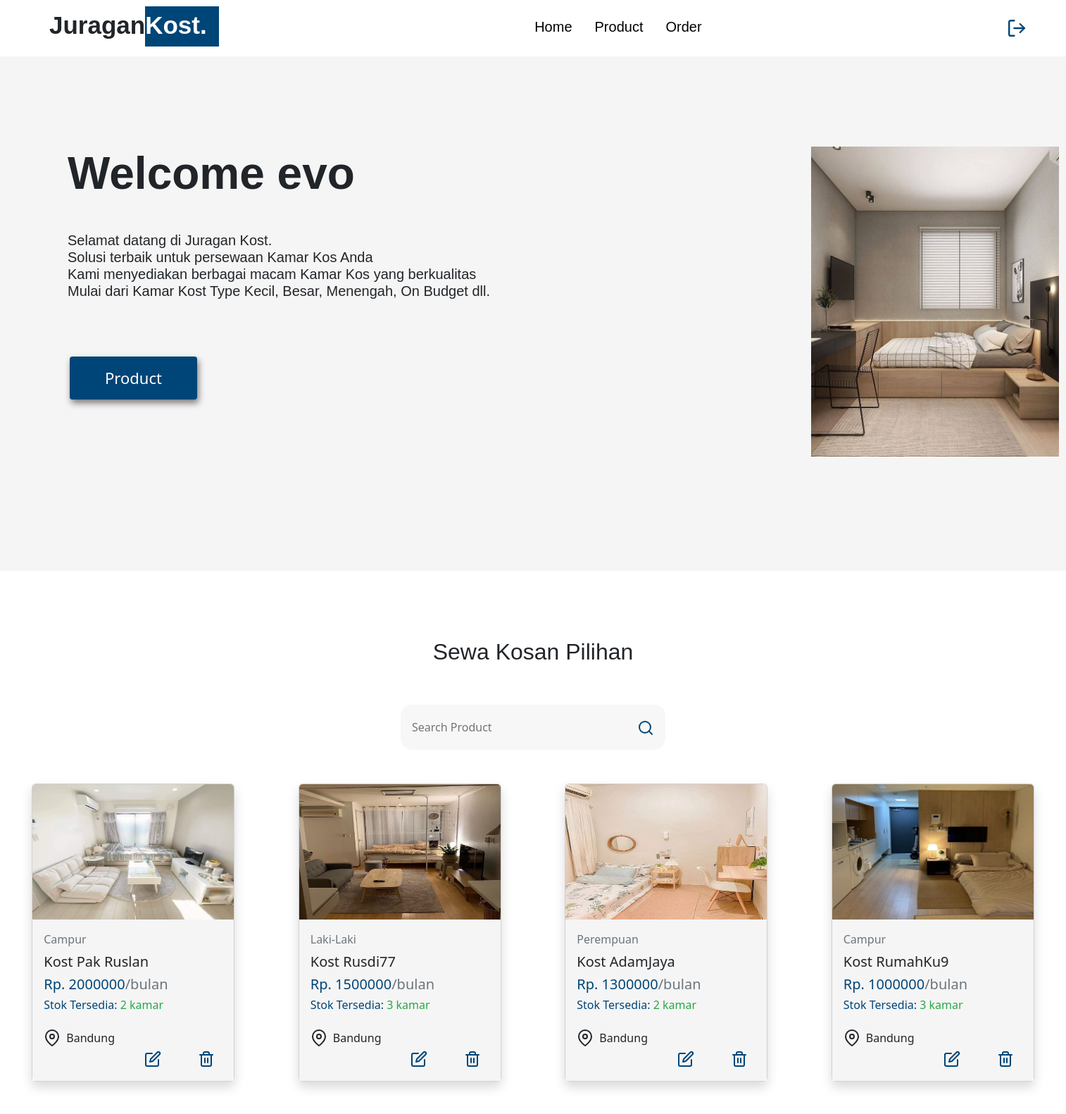
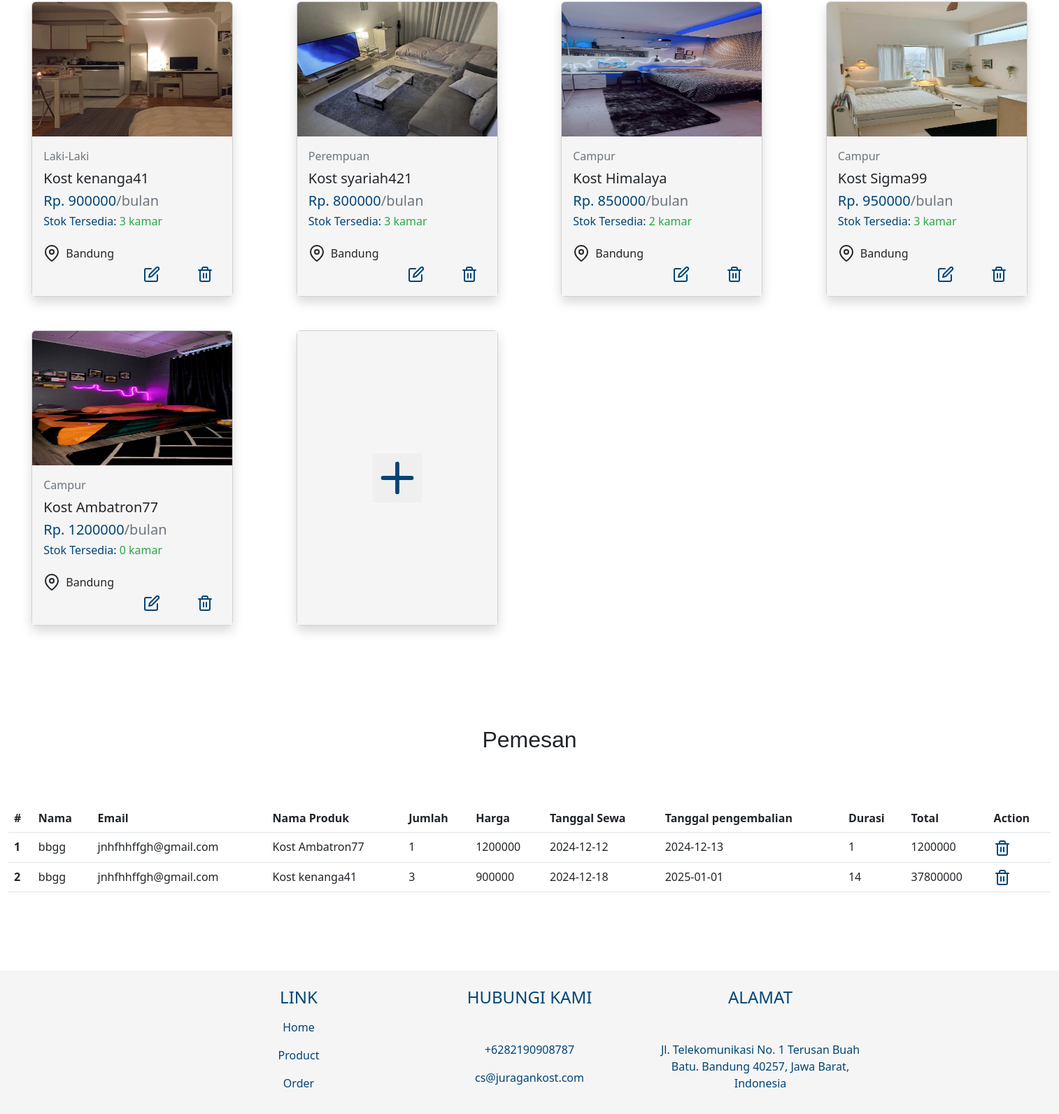
The page /admin.php (signed in) on the database its author committed (2 pictures, top to bottom).
### tables this page shows
CREATE TABLE `produk` (
  `id_produk` int(11) NOT NULL,
  `nama_produk` varchar(50) NOT NULL,
  `harga` int(50) NOT NULL,
  `foto` varchar(100) DEFAULT NULL,
  `jenis` varchar(50) DEFAULT NULL,
  `lokasi` varchar(50) NOT NULL,
  `deskripsi` varchar(1000) NOT NULL,
  `stok` int(11) NOT NULL DEFAULT 0
);

CREATE TABLE `pesanan` (
  `id` int(11) NOT NULL,
  `nama` varchar(50) NOT NULL,
  `email` varchar(50) NOT NULL,
  `nama_produk` varchar(50) NOT NULL,
  `jumlah` int(50) NOT NULL,
  `harga` int(50) NOT NULL,
  `tanggal_sewa` varchar(50) NOT NULL,
  `tanggal_pengembalian` varchar(50) NOT NULL,
  `durasi` int(50) NOT NULL,
  `total` int(50) NOT NULL
);

### admin.php (the view, shortened to what this page needs)
<!DOCTYPE html>
<html lang="en">
<head>
    <link rel="stylesheet" href="css/admin.css">
    <link href="https://cdn.jsdelivr.net/npm/bootstrap@5.2.3/dist/css/bootstrap.min.css" rel="stylesheet"
>
</head>
<body>
    <nav class="navbar" style="position: fixed;">
        <div class="navbar-container">
            <div class="logo">
                <h2>Juragan<span>Kost.</span></h2>
            </div>
            <ul class="menu-items " style="margin-left: 24em">
                <li><a href="#home">Home</a></li>
                <li><a href="#produk">Product</a></li>
                <li><a href="#pemesanan">Order</a></li>
            </ul>
            <a href="logout.php" id="shopping-cart-button" onclick="return confirmLogout();">
                <i data-feather="log-out" class="shopping"></i>
            </a>
        </div>
    </nav>
    <div class="hal1" id="home">
        <div class="text">
            <h1>Welcome <?= $_SESSION["username"]; ?></h1>
            <h5><br>Selamat datang di Juragan Kost.<br>
                Solusi terbaik untuk persewaan Kamar Kos Anda<br>
                Kami menyediakan berbagai macam Kamar Kos yang berkualitas<br>
                Mulai dari Kamar Kost Type Kecil, Besar, Menengah, On Budget dll.</h5>
        </div>
        <img class="mic" src="asset/Kamardashboard.jpg" alt="">
        <a href="#produk"><button>Product</button></a>
    </div>
    <div class="container-fluid" style="margin-top: 6em;" id="produk">
        <div class="title">
            <h2> Sewa Kosan Pilihan</h2>
        </div>
        <div class="container" style="margin-top: 3em;">
            <form class="d-flex justify-content-center" role="search" method="GET" action="#produk">
                <input class="cari" type="search" name="search" placeholder="Search Product"
                    value="<?php echo isset($_GET['search']) ? $_GET['search'] : ''; ?>">
                <button class="cari-tombol" type="submit"><i data-feather="search" style="color: #004577;"></i></button>
            </form>
        </div>
        <div class="row" style="margin-top: 3em;">
            <?php
            require "proses/koneksi.php";
            $search = isset($_GET['search']) ? $_GET['search'] : '';
            if ($search) {
                $query = mysqli_query($koneksi, "SELECT * FROM produk WHERE nama_produk LIKE '%$search%'");
            } else {
                $query = mysqli_query($koneksi, "SELECT * FROM produk");
            }
            while ($data = mysqli_fetch_array($query)) { ?>
                <div class="col-3 d-flex justify-content-center mb-5">
                    <div class="card shadow" style="width: 18rem;">
                        <img src="asset/<?php echo $data['foto']; ?>" class="card-img-top" alt="..." style="height: 12em">
                        <div class="card-body" style="background-color: #F5F5F5;">
                            <p class="card-title text-muted"><?php echo $data['jenis']; ?></p>
                            <h5 class="card-title"><?php echo $data['nama_produk']; ?></h5>
                            <h5 class="card-title" style="color: #004577;">Rp. <?php echo $data['harga']; ?><span
                                    class="text-muted">/bulan</span></h5>
                            <h6 style="color: #004577; font-weight: normal;">Stok Tersedia:
                                <span style="color: #28a745;"><?php echo $data['stok']; ?> kamar</span>
                            </h6>
                            <div class="harga mt-4 d-flex">
                                <p class="d-flex" style="gap: 0.5em"><i data-feather="map-pin" class="shopping"></i>Bandung
                                </p>
                                <div class="harga mt-4 d-flex">
                                    <a href="edit.php?id_produk=<?php echo $data['id_produk']; ?>"><button
                                            class="booking"><i data-feather="edit"></i></button></a>
                                    <a href="proses/hapus.php?id_produk=<?php echo $data['id_produk']; ?>"><button
                                            class="booking"><i data-feather="trash-2"></i></button></a>
                                </div>
                            </div>
                        </div>
                    </div>
                </div>
            <?php } ?>
            <div class="col-3 d-flex justify-content-center mb-5">
                <div class="card shadow" style="width: 18rem;">
                    <div class="card-body"
                        style="background-color: #F5F5F5;display:flex;align-items:center;justify-content: center;">
                        <a href="tambahadmin.php"><button><i data-feather="plus"
                                    style="color: #004577;width: 70px; height: 70px;"></i></button></a>
                    </div>
                </div>
            </div>
        </div>
    </div>
    <div class="container-fluid" style="margin-top: 6em;" id="pemesanan">
        <div class="title">
            <h2>Pemesan</h2>
        </div>
        <table class="table" style="margin-top: 4em;">
            <thead>
                <tr>
                    <th scope="col">#</th>
                    <th scope="col">Nama</th>
                    <th scope="col">Email</th>
                    <th scope="col">Nama Produk</th>
                    <th scope="col">Jumlah</th>
                    <th scope="col">Harga</th>
                    <th scope="col">Tanggal Sewa</th>
                    <th scope="col">Tanggal pengembalian</th>
                    <th scope="col">Durasi</th>
                    <th scope="col">Total</th>
                    <th scope="col">Action</th>
                </tr>
            </thead>
            <tbody>
                <?php
                include "proses/koneksi.php";
                $no = 1;
                $query = mysqli_query($koneksi, "SELECT * FROM pesanan");
                while ($data = mysqli_fetch_array($query)) { ?>
                    <tr>
                        <th scope="row"><?php echo $no ?></th>
                        <td><?php echo $data['nama']; ?></td>
                        <td><?php echo $data['email']; ?></td>
                        <td><?php echo $data['nama_produk']; ?></td>
                        <td><?php echo $data['jumlah']; ?></td>
                        <td><?php echo $data['harga']; ?></td>
                        <td><?php echo $data['tanggal_sewa']; ?></td>
                        <td><?php echo $data['tanggal_pengembalian']; ?></td>
                        <td><?php echo $data['durasi']; ?></td>
                        <td><?php echo $data['total']; ?></td>
                        <td><a href="proses/hapus_pesanan.php?id=<?php echo $data['id']; ?>"><i data-feather="trash-2"
                                    style="color: #004577;"></i></a></td>
                    </tr>
                    <?php
                    $no++;
                }
                ?>
            </tbody>
        </table>
    </div>
    <footer style="background-color:#F5F5F5;padding-bottom: 1em">
        <div class="container" style="margin-top: 7em;color:#004577;">
            <div class="row d-flex justify-content-center text-center">
                <div class="col-3 mt-4 foter">
                    <h4>LINK</h4>
                    <p class="mt-3">
                        <a href="#home" class="footer-hover">Home</a>
                    </p>
                    <p>
                        <a href="#produk" class="footer-hover">Product</a>
                    </p>
                    <p>
                        <a href="#pemesanan" class="footer-hover">Order</a>
                    </p>
                </div>
                <div class="col-3 mt-4">
                    <h4>HUBUNGI KAMI</h4>
                    <div class="mt-5">
                        <p> +6282190908787</p>
                        <p>cs@juragankost.com</p>
                    </div>
                </div>
                <div class="col-3 mt-4">
                    <h4>ALAMAT</h4>
                    <div class="mt-5">
                        Jl. Telekomunikasi No. 1 Terusan Buah Batu. Bandung 40257, Jawa Barat, Indonesia<br>
                    </div>
                </div>
            </div>
        </div>
    </footer>
</body>
</html>

### css/admin.css (style rules this page uses)
:root { --title: "title", sans-serif; --text: "text", sans-serif; --black-color: #1a1a1a; --grey-color: #292a2e; --white-color: #f7f7f7; --blue-color: #004577; --light-black: rgba(0, 0, 0, 0.89); --black: #000; --white: #fff; --grey: #aaa; }
* { margin: 0; padding: 0; box-sizing: border-box; outline: none; border: none; text-decoration: none; }
html { scroll-behavior: smooth; }
body { overflow-x: hidden; }
.navbar { display: flex; justify-content: space-between; align-items: center; padding: 1.4rem 7%; background-color:var(--white); position: fixed; top: 0; left: 0; right: 0; z-index: 9999; }
.navbar-container { display: flex; justify-content: space-between; align-items: center; height: 64px; }
.navbar-container .shopping { position: absolute; top: 0%; right: 2%; height: 10vh; width: 5rem; padding: 0 1.6rem; color: var(--blue-color); transition: 0.3s; }
.logo h2 { font-family: var(--title); font-size: 35px; line-height: 80px; font-weight: 600; margin-left: 2em; }
.logo h2 span { background-color: var(--blue-color); font-weight: 600; padding-right: 0.5em; padding-bottom: 0.3em; padding-top: 0.2em; color: var(--white); }
.menu-items { order: 2; display: flex; margin-left: 20em; margin-top: 0.8em; }
.menu-items li { list-style: none; margin-left: 2rem; font-size: 1.2rem; display: flex; }
.navbar-container ul a { text-decoration: none; font-family: var(--text); color: var(--black); font-size: 20px; position: relative; }
.navbar-container ul a:after { content: ""; position: absolute; background-color: #295a8d; height: 3px; width: 0; left: 0; bottom: -10px; transition: 0.3s; color: #e0e0e0; }
.hal1 { background: whitesmoke; height: 100vh; margin-top: 10px; }
.hal1 .text { position: absolute; top: 13em; left: 6em; }
.hal1 .text h1 { font-family: var(--title); font-size: 64px; font-weight: 700; }
.hal1 .text h5 { font-family: var(--text); margin-top: 1em; font-size: 20px; }
.hal1 a button { position: absolute; top: 5em; padding: 14px 50px; background: var(--blue-color); border: none; border-radius: 4px; color: #fff; text-decoration: none; font-size: 22px; display: inline-block; margin: 18em 4.5em; box-shadow: 2px 5px 10px rgba(0, 0, 0, 0.5); transition: all 0.4s ease-in-out; }
.hal1 .mic { position: absolute; width: 22em; left: 72em; top: 13em; transition: all 0.4s ease-in-out; }
.title { display: flex; justify-content: center; margin-top: 3em; }
.title h2 { font-family: var(--title); font-weight: 500; justify-content: center; }
.harga { display: flex; gap: 2em; }
.harga .booking { padding: 3px 10px; background: transparent; border-radius: 4px; color: var(--blue-color); text-decoration: none; font-size: 18px; display: inline-block; transition: all 0.4s ease-in-out; }
.cari { height: 4em; width: 20em; background-color: #F7F7F7; border: none; border-radius: 1em 0em 0em 1em; padding: 1em; }
.cari-tombol { border: none; background-color: #F7F7F7; border-radius: 0em 1em 1em 0em; padding: 1em; }
.footer-hover { text-decoration: none; color: #004577; }

### rows shown on the page
produk: foto (picture), jenis "Campur", nama_produk "Kost Pak Ruslan", harga "2000000", stok "2"
produk: foto (picture), jenis "Laki-Laki", nama_produk "Kost Rusdi77", harga "1500000", stok "3"
produk: foto (picture), jenis "Perempuan", nama_produk "Kost AdamJaya", harga "1300000", stok "2"
produk: foto (picture), jenis "Campur", nama_produk "Kost RumahKu9", harga "1000000", stok "3"
produk: foto (picture), jenis "Laki-Laki", nama_produk "Kost kenanga41", harga "900000", stok "3"
produk: foto (picture), jenis "Perempuan", nama_produk "Kost syariah421", harga "800000", stok "3"
produk: foto (picture), jenis "Campur", nama_produk "Kost Himalaya", harga "850000", stok "2"
produk: foto (picture), jenis "Campur", nama_produk "Kost Sigma99", harga "950000", stok "3"
produk: foto (picture), jenis "Campur", nama_produk "Kost Ambatron77", harga "1200000", stok "0"
pesanan: nama "bbgg", email "jnhfhhffgh@gmail.com", nama_produk "Kost Ambatron77", jumlah "1", harga "1200000", tanggal_sewa "2024-12-12", tanggal_pengembalian "2024-12-13", durasi "1", total "1200000"
pesanan: nama "bbgg", email "jnhfhhffgh@gmail.com", nama_produk "Kost kenanga41", jumlah "3", harga "900000", tanggal_sewa "2024-12-18", tanggal_pengembalian "2025-01-01", durasi "14", total "37800000"

### other values the page prints
$_SESSION["username"] "evo"
